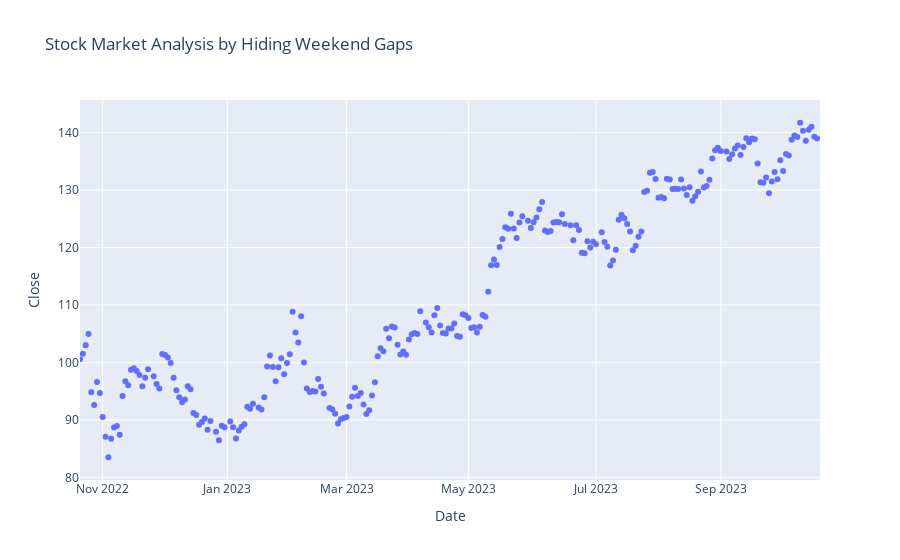

The code cell stored with this chart in its notebook:
### Markdown cell above
## Removing the Weekend values in Visualization

### Code cell
figure = px.scatter(data, x='Date', y='Close', range_x=[start_date, end_date],
                 title="Stock Market Analysis by Hiding Weekend Gaps")
figure.update_xaxes(
    rangebreaks=[
        dict(bounds=["sat", "mon"]) #Note! Bounds are the start and end of the range break with Start INCLUSIVE and end EXCLUSIVE. 
        # Sat is Saturday to be removed and Mon is Monday to be the limit of removal
        # Therefore sat and sun are removed from the dataset.
    ]
)
figure.show()

### Figure 1 — Plotly figure (JSON) as saved in the notebook; plotly's stock layout.template omitted (floating-point values rounded to 4 significant figures; data arrays with more than 128 entries replaced by an {"elided": "..."} marker saying what was removed)
{"data": [{"hovertemplate": "Date=%{x}<br>Close=%{y}<extra></extra>", "legendgroup": "", "marker": {"color": "#636efa", "symbol": "circle"}, "mode": "markers", "name": "", "orientation": "v", "showlegend": false, "type": "scatter", "x": {"elided": "251 str values"}, "xaxis": "x", "y": {"elided": "251 float values"}, "yaxis": "y"}], "layout": {"autosize": true, "legend": {"tracegroupgap": 0}, "title": {"text": "Stock Market Analysis by Hiding Weekend Gaps"}, "xaxis": {"anchor": "y", "domain": [0, 1], "range": ["2022-10-20", "2023-10-20"], "rangebreaks": [{"bounds": ["sat", "mon"]}], "title": {"text": "Date"}, "type": "date"}, "yaxis": {"anchor": "x", "autorange": true, "domain": [0, 1], "range": [78.69, 146.5], "title": {"text": "Close"}, "type": "linear"}}}
